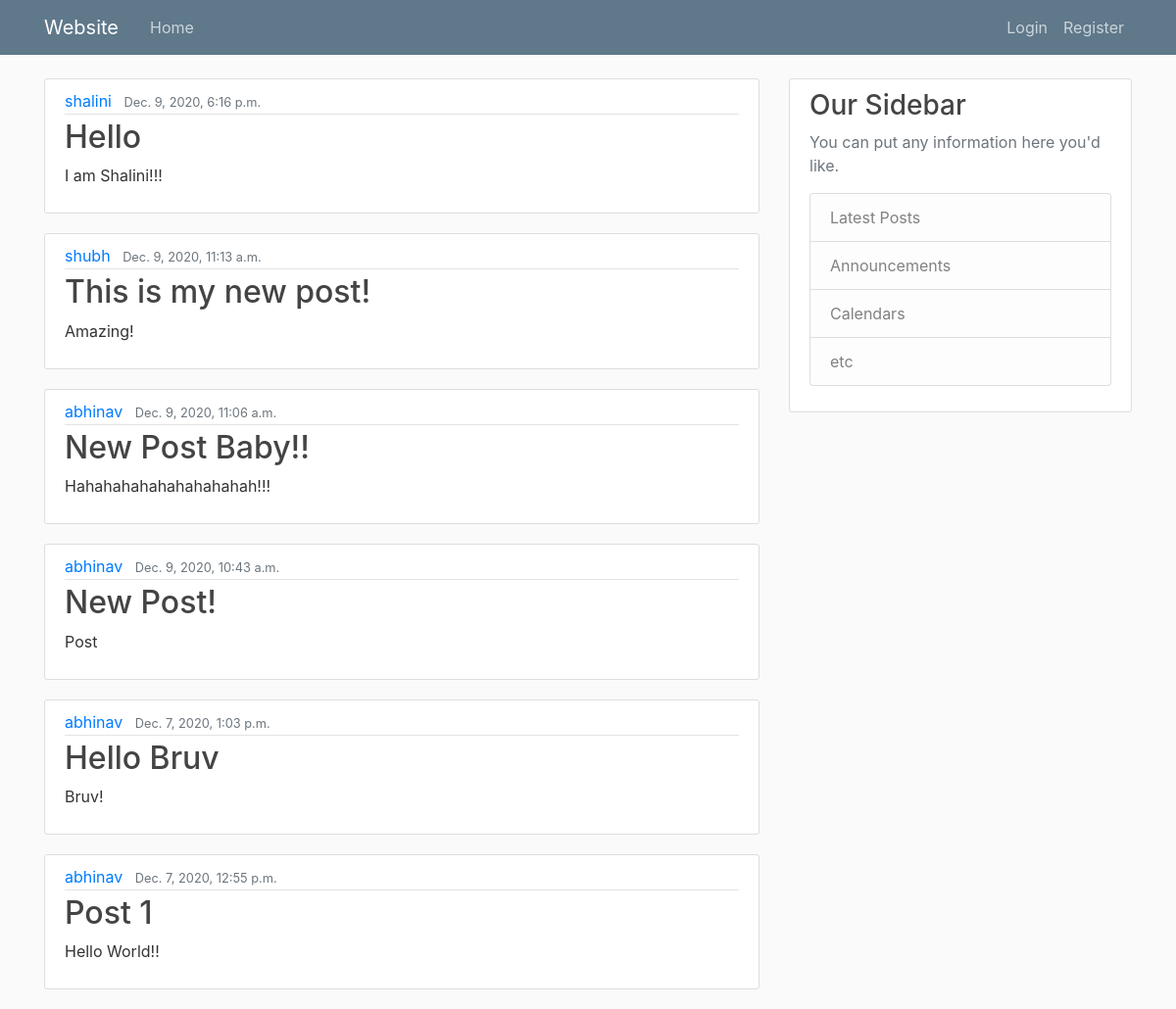
The page / on the database its author committed.
### blog/models.py (models this page shows, shortened)
class Post(models.Model):
	title = models.CharField(max_length = 250)
	author = models.ForeignKey(User, on_delete = models.CASCADE)
	body = models.TextField()
	date = models.DateTimeField(auto_now = True)
	header_image = models.ImageField(null = True, blank = True, upload_to = "images")

### blog/views.py (the view)
# urls.py: path('',homeview.as_view(), name = 'homepage'),
class homeview(ListView):
	model = Post
	template_name = 'home.html'
	ordering = ['-id']

### blog/templates/home.html (shortened to what this page needs)
{% extends "base.html" %}
{% block content %}
	{% for post in object_list %}
		<article class="media content-section">
		  <div class="media-body">
		    <div class="article-metadata">
		      <a class="mr-2" href="#">{{ post.author }}</a>
		      <small class="text-muted">{{ post.date }}</small>
		    </div>
		    <h2><a class="article-title" href="{% url 'detail' post.pk %}">{{ post.title }}</a></h2>
		    <p class="article-content">{{ post.body }}</p>
		  </div>
		</article>
	{% endfor %}
{% endblock %}

### blog/templates/base.html (shortened to what this page needs)
{% load static %}
<!DOCTYPE html>
<html>
<head>
    <link rel="stylesheet" href="https://maxcdn.bootstrapcdn.com/bootstrap/4.0.0/css/bootstrap.min.css">
    <link rel="stylesheet" type="text/css" href="{% static 'blog/css/main.css' %}">
</head>
<body>
	<header class="site-header">
	  <nav class="navbar navbar-expand-md navbar-dark bg-steel fixed-top">
	    <div class="container">
	      <a class="navbar-brand mr-4" href="/">Website</a>
	      <div class="collapse navbar-collapse" id="navbarToggle">
	        <div class="navbar-nav mr-auto">
	          <a class="nav-item nav-link" href="{% url 'homepage' %}">Home</a>
	        </div>
	        <div class="navbar-nav">
	        	{% if user.is_authenticated %}
						<div class="dropdown">
							  <button class="btn btn-info dropdown-toggle" type="button" id="dropdownMenuButton" data-toggle="dropdown" aria-haspopup="true" aria-expanded="false">
							    {{ user.first_name }}'s Profile
							  </button>
							  <div class="dropdown-menu" aria-labelledby="dropdownMenuButton">
							  	{% if user.profile.id %}
							    <a class="dropdown-item" href="{% url 'profile' user.profile.pk %}">View Profile</a>
							    <a class="dropdown-item" href="{% url 'update' user.profile.pk %}">Edit Profile</a>
							    <a class="dropdown-item" href="{% url 'edit' %}">Edit Account</a>
							    {% else %}
							    <a class="dropdown-item" href="{% url 'createprofile' %}">Create Profile</a>
							    <a class="dropdown-item" href="{% url 'edit' %}">Edit Account</a>
							    {% endif %}
							  </div>
						</div>
		          <a class="nav-item nav-link" href = "{% url 'addpostpage' %}">New Post</a>
		          <a class="nav-item nav-link" href="{% url 'logout' %}">Logout</a>
		        {% else %}
		          <a class="nav-item nav-link" href="{% url 'login' %}">Login</a>
		          <a class="nav-item nav-link" href="{% url 'register' %}">Register</a>
	        	{% endif %}
	        </div>
	      </div>
	    </div>
	  </nav>
	</header>
	<main role="main" class="container">
	  <div class="row">
	    <div class="col-md-8">
	      {% block content %}{% endblock %}
	    </div>
	    <div class="col-md-4">
	      <div class="content-section">
	        <h3>Our Sidebar</h3>
	        <p class='text-muted'>You can put any information here you'd like.
	          <ul class="list-group">
	            <li class="list-group-item list-group-item-light">Latest Posts</li>
	            <li class="list-group-item list-group-item-light">Announcements</li>
	            <li class="list-group-item list-group-item-light">Calendars</li>
	            <li class="list-group-item list-group-item-light">etc</li>
	          </ul>
	        </p>
	      </div>
	    </div>
	  </div>
	</main>
</body>
</html>

### static/blog/css/main.css (style rules this page uses)
body { background: #fafafa; color: #333333; margin-top: 5rem; }
h1, h2, h3, h4, h5, h6 { color: #444444; }
ul { margin: 0; }
.bg-steel { background-color: #5f788a; }
.site-header .navbar-nav .nav-link { color: #cbd5db; }
.content-section { background: #ffffff; padding: 10px 20px; border: 1px solid #dddddd; border-radius: 3px; margin-bottom: 20px; word-wrap: break-word; }
.article-title { color: #444444; }
.article-content { white-space: pre-line; }
.article-metadata { padding-bottom: 1px; margin-bottom: 4px; border-bottom: 1px solid #e3e3e3 }

### rows shown on the page
Post: author "shalini", date "Dec. 9, 2020, 6:16 p.m.", title "Hello", body "I am Shalini!!!"
Post: author "shubh", date "Dec. 9, 2020, 11:13 a.m.", title "This is my new post!", body "Amazing!"
Post: author "abhinav", date "Dec. 9, 2020, 11:06 a.m.", title "New Post Baby!!", body "Hahahahahahahahahahah!!!"
Post: author "abhinav", date "Dec. 9, 2020, 10:43 a.m.", title "New Post!", body "Post"
Post: author "abhinav", date "Dec. 7, 2020, 1:03 p.m.", title "Hello Bruv", body "Bruv!"
Post: author "abhinav", date "Dec. 7, 2020, 12:55 p.m.", title "Post 1", body "Hello World!!"
